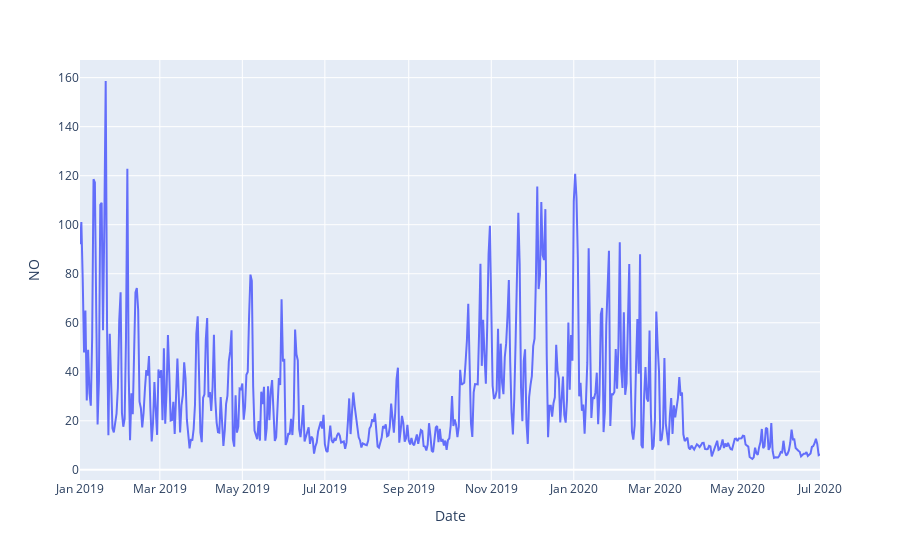

Write notebook code for a chart like this one.
### Markdown cell above
# Pattern of NO in 2019 and 2020

### Code cell
px.line(data_frame=Delhi_19_20, x='Date', y='NO')

### Figure 1 — Plotly figure (JSON) as saved in the notebook; plotly's stock layout.template omitted (floating-point values rounded to 4 significant figures; data arrays with more than 128 entries replaced by an {"elided": "..."} marker saying what was removed)
{"data": [{"hovertemplate": "Date=%{x}<br>NO=%{y}<extra></extra>", "legendgroup": "", "line": {"color": "#636efa", "dash": "solid"}, "mode": "lines", "name": "", "orientation": "v", "showlegend": false, "type": "scatter", "x": {"elided": "548 str values"}, "xaxis": "x", "y": {"elided": "548 float values"}, "yaxis": "y"}], "layout": {"legend": {"tracegroupgap": 0}, "margin": {"t": 60}, "xaxis": {"anchor": "y", "domain": [0, 1], "title": {"text": "Date"}}, "yaxis": {"anchor": "x", "domain": [0, 1], "title": {"text": "NO"}}}}
